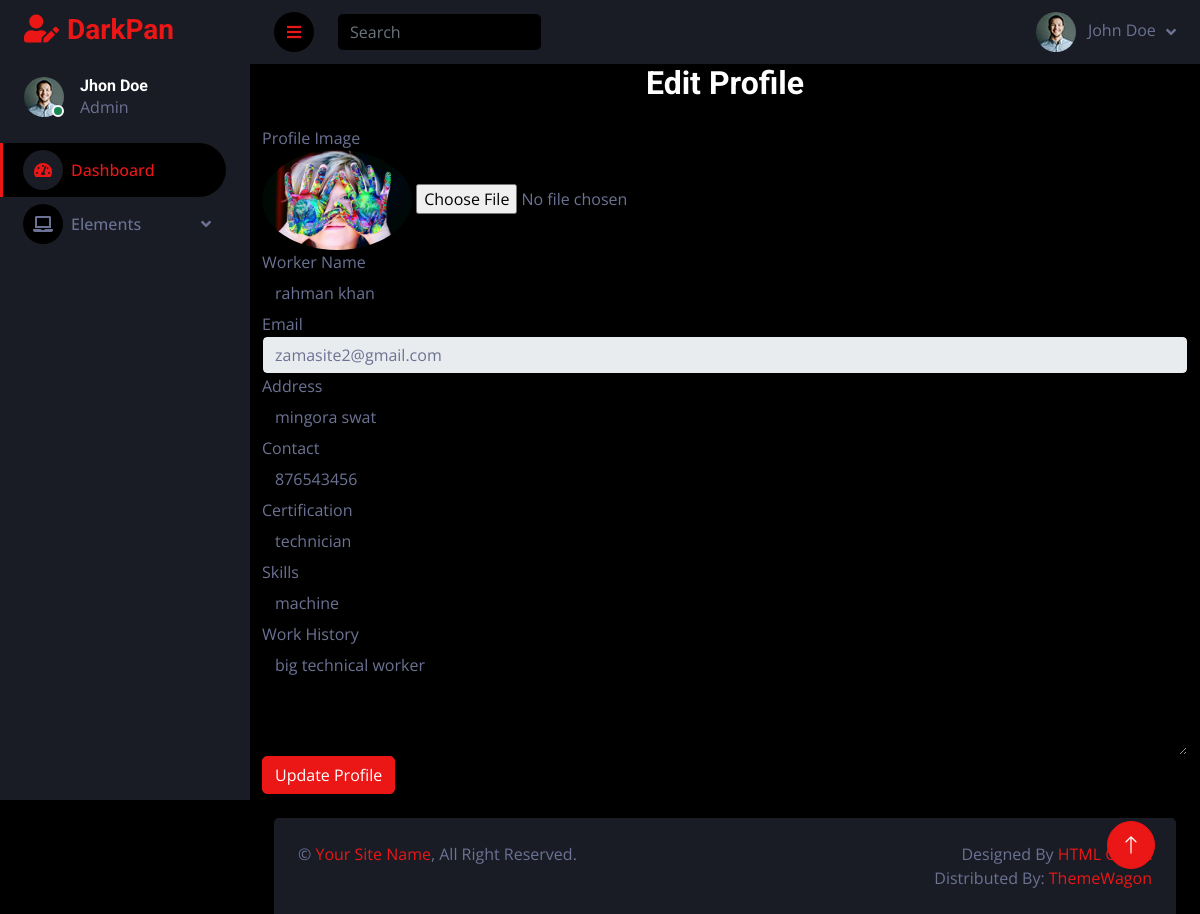
The app's page /skillworker/myprofile.php (signed in) with its own data.
### tables this page shows
CREATE TABLE `skilledworkers` (
  `worker_id` int(11) NOT NULL AUTO_INCREMENT,
  `username` varchar(50) DEFAULT NULL,
  `email` varchar(50) DEFAULT NULL,
  `address` text DEFAULT NULL,
  `contact` decimal(10,0) DEFAULT NULL,
  `skills` varchar(100) DEFAULT NULL,
  `certification` varchar(100) DEFAULT NULL,
  `work_history` text DEFAULT NULL,
  `role` enum('worker') DEFAULT NULL,
  `password` varchar(50) DEFAULT NULL,
  `pro_image` varchar(200) DEFAULT NULL,
  `status` enum('approved','rejected') DEFAULT NULL,
  PRIMARY KEY (`worker_id`)
);

### skillworker/myprofile.php (the view, shortened to what this page needs)
<?php
include "header.php";
$skilledWorkerEmail = $_SESSION["worker_email_session"];
$query = "SELECT * FROM skilledworkers WHERE email = '$skilledWorkerEmail'";
$result = mysqli_query($link, $query);
if ($result) {
    $skilledWorkerData = mysqli_fetch_assoc($result);
} else {
    echo "Error: " . mysqli_error($link);
    exit();
}
?>
<!DOCTYPE html>
<html lang="en">
<head>
</head>
<body>
    <div class="container">
        <div class="profile-form">
            <h2 class="text-center mb-4">Edit Profile</h2>
            <form method="post" action="myprofile.php" enctype="multipart/form-data">
                <div class="form-group">
                    <label for="profileImage">Profile Image</label><br>
                    <img src="../workers_profile/<?php echo $skilledWorkerData['pro_image']; ?>" alt="Profile Image" class="profile-image img-fluid rounded-circle" width="150">
                    <input type="file" id="profileImage" class="form-control-file" name="profileImage" accept="image/*">
                </div>
                <div class="form-group">
                    <label for="workerName">Worker Name</label>
                    <input type="text" class="form-control" id="workerName" name="workerName" value="<?php echo $skilledWorkerData['username']; ?>" required>
                </div>
                <div class="form-group">
                    <label for="email">Email</label>
                    <input type="email" class="form-control" id="email" name="email" value="<?php echo $skilledWorkerData['email']; ?>" required readonly>
                </div>
                <div class="form-group">
                    <label for="address">Address</label>
                    <input type="text" class="form-control" id="address" name="address" value="<?php echo $skilledWorkerData['address']; ?>" required>
                </div>
                <div class="form-group">
                    <label for="contact">Contact</label>
                    <input type="tel" class="form-control" id="contact" name="contact" value="<?php echo $skilledWorkerData['contact']; ?>" required>
                </div>
                <div class="form-group">
                    <label for="certification">Certification</label>
                    <input type="text" class="form-control" id="certification" name="certification" value="<?php echo $skilledWorkerData['certification']; ?>" required>
                </div>
                <div class="form-group">
                    <label for="skills">Skills</label>
                    <input type="text" class="form-control" id="skills" name="skills" value="<?php echo $skilledWorkerData['skills']; ?>" required>
                </div>
                <div class="form-group">
                    <label for="work_history">Work History</label>
                    <textarea class="form-control" id="work_history" name="work_history" rows="4" required><?php echo $skilledWorkerData['work_history']; ?></textarea>
                </div>
                <button type="submit" class="btn btn-primary btn-block" name="updateProfile">Update Profile</button>
            </form>
        </div>
    </div>
</body>
</html>
<?php include "footer.php"; ?>

### skillworker/header.php (shortened to what this page needs)
<!DOCTYPE html>
<html lang="en">
<head>
    <link href="https://cdnjs.cloudflare.com/ajax/libs/font-awesome/5.10.0/css/all.min.css" rel="stylesheet">
    <link href="https://cdn.jsdelivr.net/npm/bootstrap-icons@1.4.1/font/bootstrap-icons.css" rel="stylesheet">
    <link href="lib/owlcarousel/assets/owl.carousel.min.css" rel="stylesheet">
    <link href="lib/tempusdominus/css/tempusdominus-bootstrap-4.min.css" rel="stylesheet" />
    <link href="css/bootstrap.min.css" rel="stylesheet">
    <link href="css/style.css" rel="stylesheet">
</head>
<body>
    <div class="container-fluid position-relative d-flex p-0">
        <div class="sidebar pe-4 pb-3">
            <nav class="navbar bg-secondary navbar-dark">
                <a href="index.html" class="navbar-brand mx-4 mb-3">
                    <h3 class="text-primary"><i class="fa fa-user-edit me-2"></i>DarkPan</h3>
                </a>
                <div class="d-flex align-items-center ms-4 mb-4">
                    <div class="position-relative">
                        <img class="rounded-circle" src="img/user.jpg" alt="" style="width: 40px; height: 40px;">
                        <div class="bg-success rounded-circle border border-2 border-white position-absolute end-0 bottom-0 p-1"></div>
                    </div>
                    <div class="ms-3">
                        <h6 class="mb-0">Jhon Doe</h6>
                        <span>Admin</span>
                    </div>
                </div>
                <div class="navbar-nav w-100">
                    <a href="index.php" class="nav-item nav-link active"><i class="fa fa-tachometer-alt me-2"></i>Dashboard</a>
                    <div class="nav-item dropdown">
                        <a href="#" class="nav-link dropdown-toggle" data-bs-toggle="dropdown"><i class="fa fa-laptop me-2"></i>Elements</a>
                    </div>
                </div>
            </nav>
        </div>
        <div class="content">
            <nav class="navbar navbar-expand bg-secondary navbar-dark sticky-top px-4 py-0">
                <a href="#" class="sidebar-toggler flex-shrink-0">
                    <i class="fa fa-bars"></i>
                </a>
                <form class="d-none d-md-flex ms-4">
                    <input class="form-control bg-dark border-0" type="search" placeholder="Search">
                </form>
                <div class="navbar-nav align-items-center ms-auto">
                    <div class="nav-item dropdown">
                        <a href="#" class="nav-link dropdown-toggle" data-bs-toggle="dropdown">
                            <img class="rounded-circle me-lg-2" src="img/user.jpg" alt="" style="width: 40px; height: 40px;">
                            <span class="d-none d-lg-inline-flex">John Doe</span>
                        </a>
                    </div>
                </div>
            </nav>

### skillworker/footer.php (shortened to what this page needs)
            <div class="container-fluid pt-4 px-4">
                <div class="bg-secondary rounded-top p-4">
                    <div class="row">
                        <div class="col-12 col-sm-6 text-center text-sm-start">
                            &copy; <a href="#">Your Site Name</a>, All Right Reserved.
                        </div>
                        <div class="col-12 col-sm-6 text-center text-sm-end">
                            Designed By <a href="https://htmlcodex.com">HTML Codex</a>
                            <br>Distributed By: <a href="https://themewagon.com" target="_blank">ThemeWagon</a>
                        </div>
                    </div>
                </div>
            </div>
        </div>
        <a href="#" class="btn btn-lg btn-primary btn-lg-square back-to-top"><i class="bi bi-arrow-up"></i></a>
    </div>
</body>
</html>

### skillworker/css/style.css (style rules this page uses)
:root { --primary: #EB1616; --secondary: #191C24; --light: #6C7293; --dark: #000000; }
.back-to-top { position: fixed; display: none; right: 45px; bottom: 45px; z-index: 99; }
.btn { transition: .5s; }
.btn-lg-square { width: 48px; height: 48px; }
.btn-square, .btn-sm-square, .btn-lg-square { padding: 0; display: inline-flex; align-items: center; justify-content: center; font-weight: normal; border-radius: 50px; }
.sidebar { position: fixed; top: 0; left: 0; bottom: 0; width: 250px; height: 100vh; overflow-y: auto; background: var(--secondary); transition: 0.5s; z-index: 999; }
.content { margin-left: 250px; min-height: 100vh; background: var(--dark); transition: 0.5s; }
@media (min-width: 992px) { .sidebar { margin-left: 0; } }
@media (min-width: 992px) { .content { width: calc(100% - 250px); } }
.sidebar .navbar .navbar-nav .nav-link { padding: 7px 20px; color: var(--light); font-weight: 500; border-left: 3px solid var(--secondary); border-radius: 0 30px 30px 0; outline: none; }
.sidebar .navbar .navbar-nav .nav-link:hover, .sidebar .navbar .navbar-nav .nav-link.active { color: var(--primary); background: var(--dark); border-color: var(--primary); }
.sidebar .navbar .navbar-nav .nav-link i { width: 40px; height: 40px; display: inline-flex; align-items: center; justify-content: center; background: var(--dark); border-radius: 40px; }
.sidebar .navbar .navbar-nav .nav-link:hover i, .sidebar .navbar .navbar-nav .nav-link.active i { background: var(--secondary); }
.sidebar .navbar .dropdown-toggle::after { position: absolute; top: 15px; right: 15px; border: none; content: "\f107"; font-family: "Font Awesome 5 Free"; font-weight: 900; transition: .5s; }
.content .navbar .navbar-nav .nav-link { margin-left: 25px; padding: 12px 0; color: var(--light); outline: none; }
.content .navbar .sidebar-toggler, .content .navbar .navbar-nav .nav-link i { width: 40px; height: 40px; display: inline-flex; align-items: center; justify-content: center; background: var(--dark); border-radius: 40px; }
.content .navbar .dropdown-toggle::after { margin-left: 6px; vertical-align: middle; border: none; content: "\f107"; font-family: "Font Awesome 5 Free"; font-weight: 900; transition: .5s; }

### records on screen
skilledworkers: pro_image (picture), workerName "rahman khan", email "zamasite2@gmail.com", address "mingora swat", contact "876543456", certification "technician", skills "machine", work_history "big technical worker"
